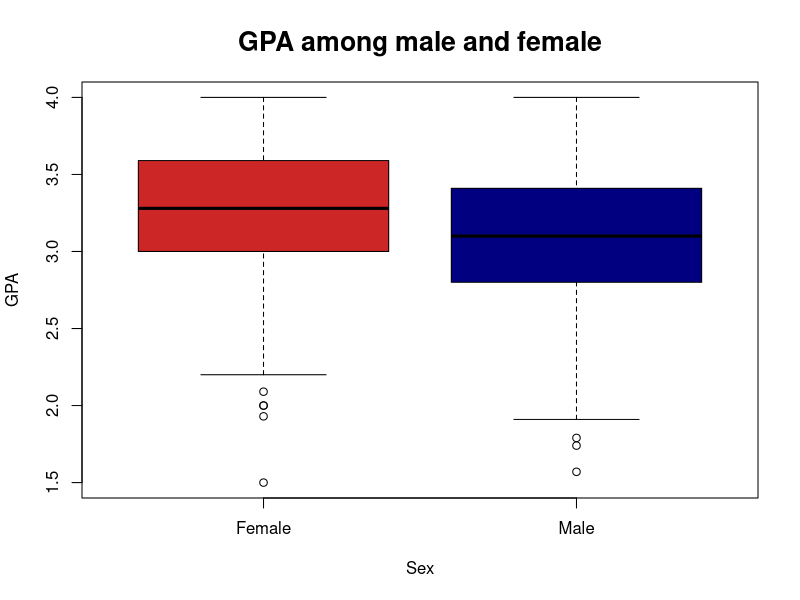
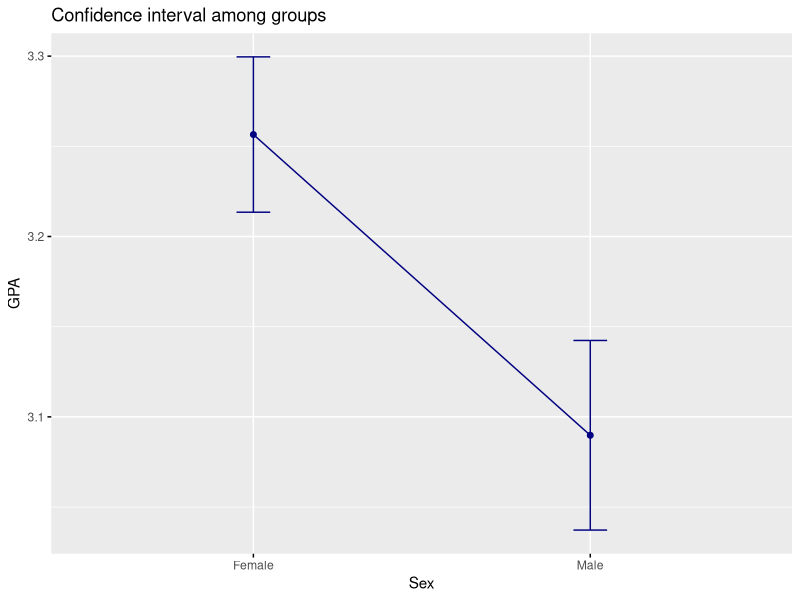
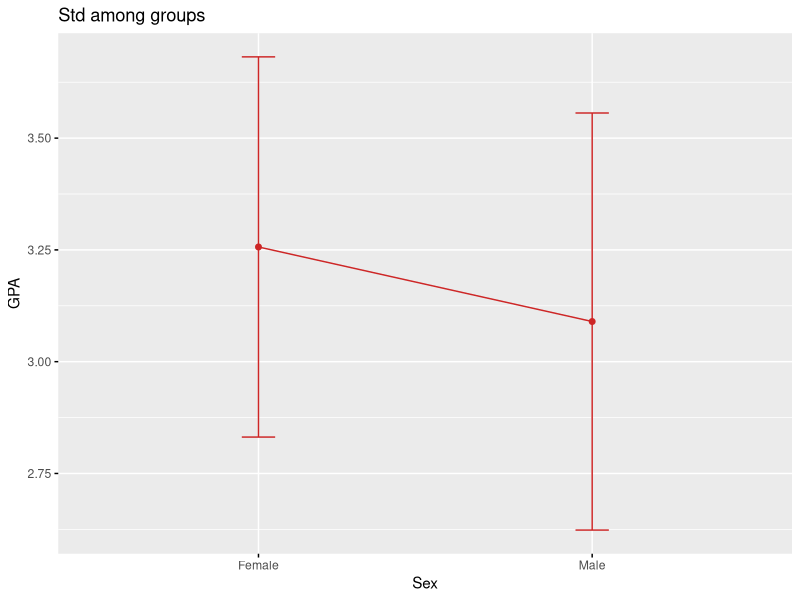
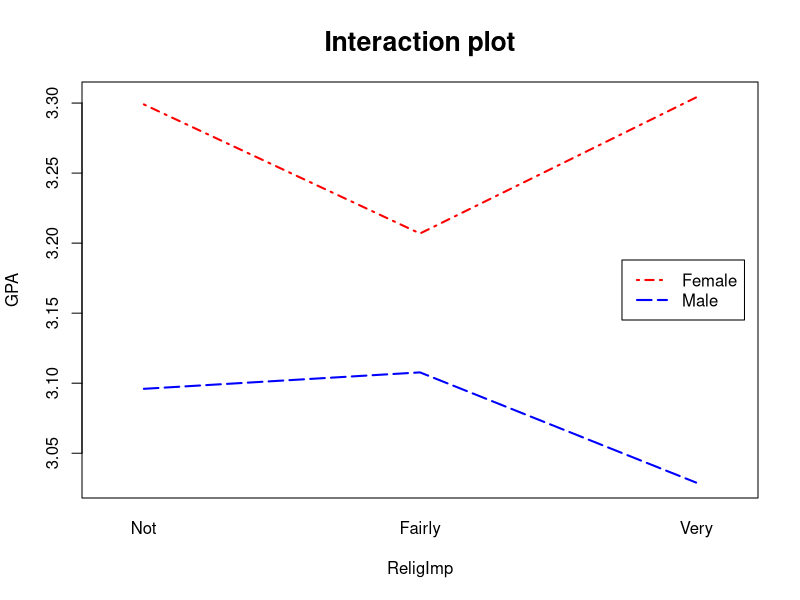

These charts were generated, in order, by the following R code:
# Lab 14: ANOVA



student = read.table("Student.csv", sep = ",", header = T)  # 690 observations
student = na.omit(student) # 682 observations


# 1. Examine necessary conditions --------------------------------------------

# data distribution
boxplot(GPA ~ Sex, data = student, 
        main = "GPA among male and female", cex.main = 1.6,
        col = c("Firebrick3", "Navy"))

# mean and sd for each group
stu.mean = tapply(student$GPA, student$Sex, mean); stu.mean
stu.sd = tapply(student$GPA, student$Sex, sd); stu.sd
stu.n = tapply(student$GPA, student$Sex, length); stu.n

stu = data.frame(n = stu.n, mean = stu.mean, sd = stu.sd)
stu

#install.packages("ggpubr")
library(ggpubr)

# visualize confidence interval for each group
ggline(student, x = "Sex", y = "GPA", add = c("mean_ci"), 
       color = "navy", main = "Confidence interval among groups",
       ggtheme = theme_gray())

# visualize std for each group
ggline(student, x = "Sex", y = "GPA", add = c("mean_sd"), 
       color = "firebrick3", main = "Std among groups",
       ggtheme = theme_gray())

?ggline
?desc_statby

# 2. One-Way ANOVA --------------------------------------------------------

oneway = aov(GPA ~ Sex, data = student)
summary(oneway)

results = lm(GPA ~ Sex, data = student)
summary(results)

anova(results)

# 3. Two-way ANOVA --------------------------------------------------------

twoway = aov(GPA ~ Sex + ReligImp + Sex:ReligImp, data = student)
summary(twoway)


#factor (base class for regression)
unique(student$ReligImp)
student$ReligImp = factor(student$ReligImp, levels = c("Not","Fairly", "Very"))
unique(student$ReligImp)

results2 = lm(GPA ~ Sex + ReligImp + Sex:ReligImp, data = student)
summary(results2)

anova(results2)

#?interaction.plot
#interaction.plot(data$var1, data$var2, data$response)
interaction.plot(student$ReligImp, student$Sex, student$GPA, 
                 #leg.bty = "o",
                 legend = F, lty = c(4,5), lwd = 2, col = c("red", "blue"),
                 xlab = "ReligImp", ylab = "GPA", 
                 main = "Interaction plot", cex.main = 1.6)

legend("right", inset = 0.02, 
       legend = c("Female", "Male"), col = c("red", "blue"), 
       lty = c(4,5), lwd = 2)



# key in data  ----------------------------------------------------------------

# Example 16.7 from Ch.16
weight = c(7,9,5,7,
           9,11,7,
           15,12,18)
program = c("pr1", "pr1", "pr1", "pr1", 
            "pr2", "pr2", "pr2", 
            "pr3", "pr3", "pr3")

class(program)
unique(program)
program = factor(program, levels = c("pr1", "pr2", "pr3"))

unique(program)

aa = aov(weight ~ program)
summary(aa)

bb = lm(weight ~ program)
summary(bb)